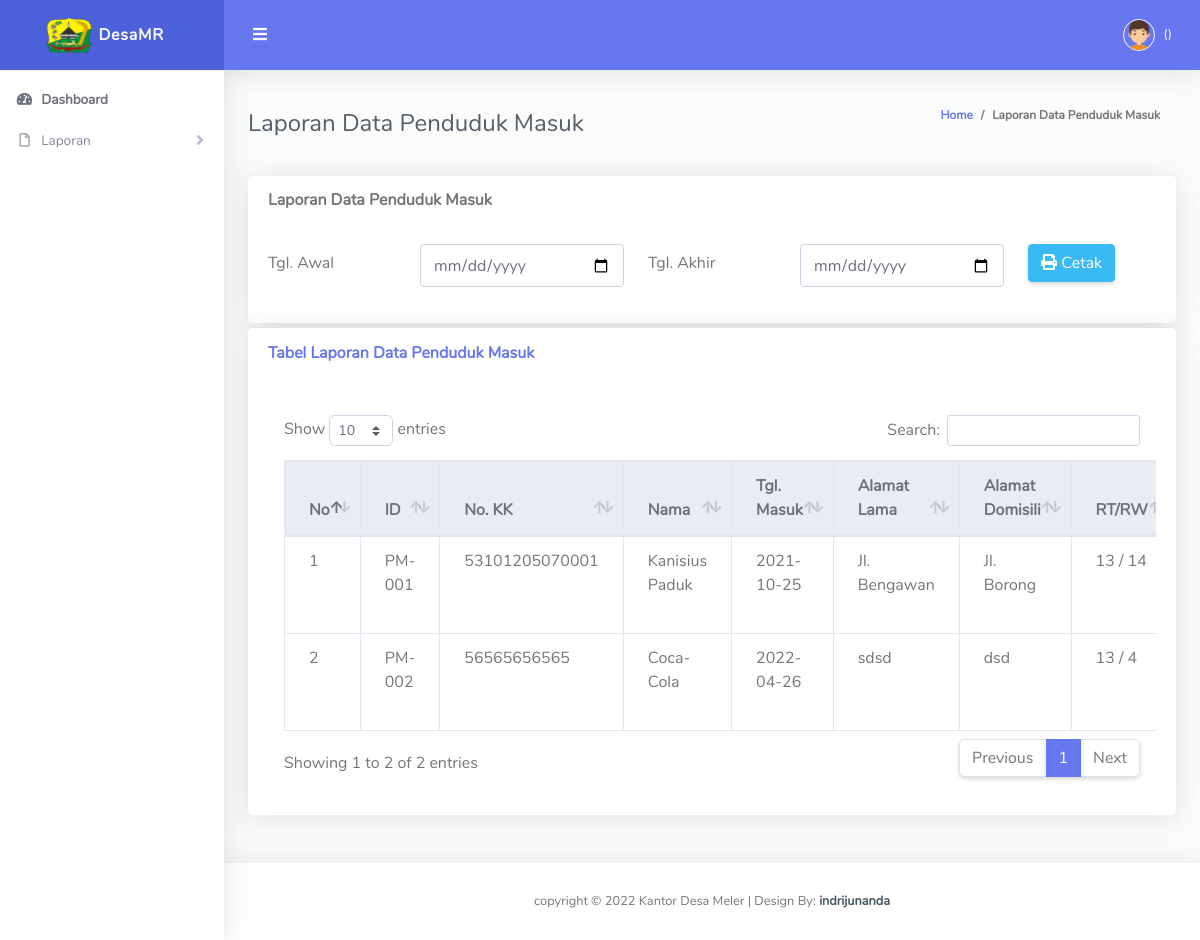
The page /dashboard_kades.php?p=laporan_pb on the database its author committed.
### tables this page shows
CREATE TABLE `tbl_penduduk_masuk` (
  `id_pm` varchar(50) NOT NULL,
  `no_kk` varchar(50) NOT NULL,
  `nama` varchar(50) NOT NULL,
  `tgl_masuk` varchar(50) NOT NULL,
  `alamat_lama` varchar(50) NOT NULL,
  `alamat_sekarang` varchar(50) NOT NULL,
  `rt` int(10) NOT NULL,
  `rw` int(10) NOT NULL,
  `surat` varchar(50) NOT NULL,
  `sk` varchar(200) NOT NULL,
  `kelurahan` varchar(50) NOT NULL,
  `kecamatan` varchar(50) NOT NULL,
  `kabupaten` varchar(50) NOT NULL,
  `provinsi` varchar(50) NOT NULL,
  `status_penduduk` varchar(50) NOT NULL
);

### Kades/laporan_pb.php (the view, shortened to what this page needs)
<div class="container-fluid" id="container-wrapper">
  <div class="d-sm-flex align-items-center justify-content-between mb-4">
    <h2 class="h4 mb-0 text-gray-800">Laporan Data Penduduk Masuk</h2>
    <ol class="breadcrumb">
      <li class="breadcrumb-item"><a href="#">Home</a></li>
      <li class="breadcrumb-item active" aria-current="page">Laporan Data Penduduk Masuk</li>
    </ol>
  </div>
  <div class="row">
    <div class="col-md-12" style="margin-bottom: 5px;">
      <div class="card">
        <div class="card-header">
          <b class="card-title">Laporan Data Penduduk Masuk</b>
        </div>
        <div class="card-body">
           <form method="post" action="laporan/laporan_pb.php" target="_blank">
            <div class="form-group row">
              <label class="col-sm-2 col-form-label">Tgl. Awal</label>
              <div class="col-sm-3">
                <input type="date" name="tglaw" class="form-control" required="required">
              </div>
              <label class="col-sm-2 col-form-label">Tgl. Akhir</label>
              <div class="col-sm-3">
              <input type="date" name="tglak" class="form-control" required="required">
              </div>
              <div class="col-sm-2">
                <button type="submit" class="btn btn-info"><i class="fa fa-print"></i> Cetak </button>
              </div>
            </div>
          </form>
        </div>
      </div>
    </div>
  </div>
  <div class="row mb-12">
    <div class="col-xl-12 col-md-6 mb-4">
       <div class="card mb-4">
        <div class="card-header py-3 d-flex flex-row align-items-center justify-content-between">
          <h6 class="m-0 font-weight-bold text-primary">Tabel Laporan Data Penduduk Masuk</h6>
        </div>
        <div class="card-body">
          <div class="table-responsive p-3">
          <table class="table align-items-center table-hover table-bordered" id="dataTableHover">
            <thead class="thead-light">
              <tr>
                <th>No</th>
                <th>ID</th>
                <th>No. KK</th>
                <th>Nama</th>
                <th>Tgl. Masuk</th>
                <th>Alamat Lama</th>
                <th>Alamat Domisili</th>
                <th>RT/RW</th>
              </tr>
            </thead>
            <tbody>
              <?php
              include"koneksi.php";
              $no=1;
              $query="SELECT*FROM tbl_penduduk_masuk";
              $sql=mysqli_query($connect, $query);
              while($data=mysqli_fetch_array($sql)) {?>
              <tr>
                <td><?php echo $no;?></td>
                <td><?php echo $data['id_pm'];?></td>
                <td><?php echo $data['no_kk'];?></td>
                <td><?php echo $data['nama'];?></td>
                <td><?php echo $data['tgl_masuk'];?></td>
                <td><?php echo $data['alamat_lama'];?></td>
                <td><?php echo $data['alamat_sekarang'];?></td>
                <td><?php echo $data['rt'];?> / <?php echo $data['rw']; ?></td>
              </tr>
              <?php $no++;}
              ?>
            </tbody>
          </table>
        </div>
        </div>
      </div>
    </div>
  </div>
</div>

### rows shown on the page
tbl_penduduk_masuk: id_pm "PM-001", no_kk "53101205070001", nama "Kanisius Paduk", tgl_masuk "2021-10-25", alamat_lama "Jl. Bengawan", alamat_sekarang "Jl. Borong", rt "13", rw "14"
tbl_penduduk_masuk: id_pm "PM-002", no_kk "56565656565", nama "Coca-Cola", tgl_masuk "2022-04-26", alamat_lama "sdsd", alamat_sekarang "dsd", rt "13", rw "4"
